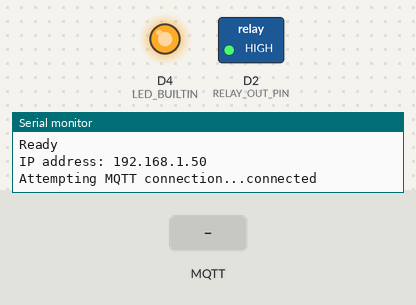
Recording of a sketch running on a simulated ESP8266 (NodeMCU). Shown: switched loads named in the sketch (green lamp = pin HIGH), output pins drawn as LEDs (lit = HIGH, except the on-board LED, lit = LOW), the last lines printed to the serial monitor. Dashed ring = blinking. The inputs (shaded band) are chosen by the test bench. WiFi joins after 1.5 s; servers stay silent unless stated; no MQTT or app messages arrive unless stated.

Above: at 1.6 s.
2.8 s: MQTT message "on" arrives on the first subscribed topic
At 3.22 s:
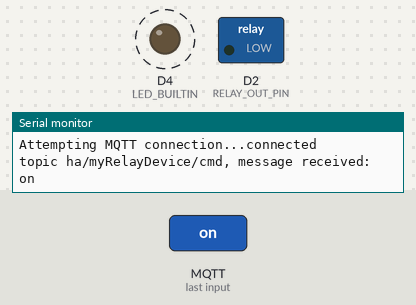
5.8 s: MQTT message "off" arrives on the first subscribed topic
At 6.8 s:
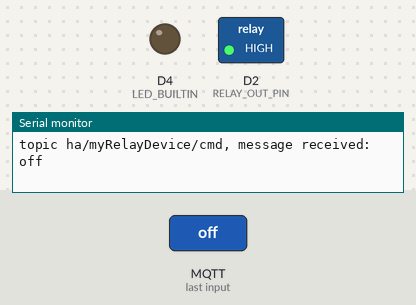
Timing chart, 0 to 15.6 s (numbered marks = the images above; inputs shaded):
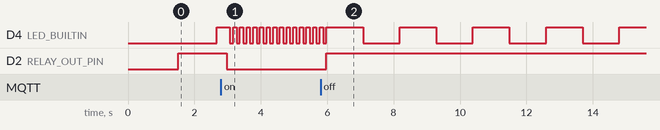

The sketch:

relay_ctrl.ino
```cpp
#include <ESP8266WiFi.h>
#include <PubSubClient.h>
#include <ArduinoOTA.h>

#include "config.h"

WiFiClient espClient;
PubSubClient client(espClient);

bool RelayON = false;

void setup_wifi() {
  delay(10);
  // We start by connecting to a WiFi network
  Serial.println();
  Serial.print("Connecting to ");
  Serial.println(SSID);
  WiFi.begin(SSID, PASSWORD);
  WiFi.mode(WIFI_STA);   // to disable the access point mode
  WiFi.hostname(RELAY_NAME);
  WiFi.setAutoReconnect(true);
  WiFi.persistent(true);

  while (WiFi.status() != WL_CONNECTED)
  {
    delay(500);
    Serial.print(".");
    //ESP.restart();
  }
  Serial.println("");
  Serial.println("WiFi connected");
  Serial.println("IP address: ");
  Serial.println(WiFi.localIP());
  // Port defaults to 8266
  // ArduinoOTA.setPort(8266);

  // Hostname defaults to esp8266-[ChipID]
  ArduinoOTA.setHostname(RELAY_NAME);

  // No authentication by default
  // ArduinoOTA.setPASSWORD("admin");

  // PASSWORD can be set with it's md5 value as well
  // MD5(admin) = 21232f297a57a5a743894a0e4a801fc3
  // ArduinoOTA.setPASSWORDHash("21232f297a57a5a743894a0e4a801fc3");

  ArduinoOTA.onStart([]() {
    String type;
    if (ArduinoOTA.getCommand() == U_FLASH) {
      type = "sketch";
    } else { // U_SPIFFS
      type = "filesystem";
    }

    // NOTE: if updating SPIFFS this would be the place to unmount SPIFFS using SPIFFS.end()
    Serial.println("Start updating " + type);
  });
  ArduinoOTA.onEnd([]() {
    Serial.println("\nEnd");
  });
  ArduinoOTA.onProgress([](unsigned int progress, unsigned int total) {
    Serial.printf("Progress: %u%%\r", (progress / (total / 100)));
  });
  ArduinoOTA.onError([](ota_error_t error) {
    Serial.printf("Error[%u]: ", error);
    if (error == OTA_AUTH_ERROR) {
      Serial.println("Auth Failed");
    } else if (error == OTA_BEGIN_ERROR) {
      Serial.println("Begin Failed");
    } else if (error == OTA_CONNECT_ERROR) {
      Serial.println("Connect Failed");
    } else if (error == OTA_RECEIVE_ERROR) {
      Serial.println("Receive Failed");
    } else if (error == OTA_END_ERROR) {
      Serial.println("End Failed");
    }
  });
  ArduinoOTA.begin();
  Serial.println("Ready");
  Serial.print("IP address: ");
  Serial.println(WiFi.localIP());
}

void reconnect() {
  char subscribe_topic[80];
  // Loop until we're reconnected
  while (!client.connected()) {
    Serial.print("Attempting MQTT connection...");
    // Attempt to connect
    if (client.connect(RELAY_NAME)) {
      Serial.println("connected");
      sprintf(subscribe_topic, "ha/%s/cmd",RELAY_NAME);
       client.subscribe(subscribe_topic);
    } else {
      Serial.print("failed, rc=");
      Serial.print(client.state());
      Serial.println(" try again in 5 seconds");
      // Wait 5 seconds before retrying
      delay(5000);
    }
  }
}

#define MAX_MSG_LEN 10
void mqtt_callback(char *topic, byte *payload, unsigned int length) {
  // copy payload to a static string
  static char message[MAX_MSG_LEN+1];
  if (length > MAX_MSG_LEN) {
    length = MAX_MSG_LEN;
  }
  strncpy(message, (char *)payload, length);
  message[length] = '\0';

  Serial.printf("topic %s, message received: %s\n", topic, message);

  // decode message
  if (strcmp(message, "off") == 0) {
    RelayON = false;
  } else if (strcmp(message, "on") == 0) {
    RelayON = true;
  }
}


void setup(void)
{
  // start serial port
  Serial.begin(115200);
  // built-in LED for reporting the stats of the controller.
  // solid on  -- cannot access WIFI or cannot connect to the MQTT server
  // slow blinking  -- off state
  // fast blinking  -- on state
  pinMode(LED_BUILTIN, OUTPUT);
  setup_wifi();
  client.setServer(MQTT_SERVER, 1883);
  client.setCallback(mqtt_callback);
  pinMode(RELAY_OUT_PIN, OUTPUT);
  digitalWrite(RELAY_OUT_PIN,!PIN_LOGIC_WHEN_ON);  // turn relay initially off.

}


void loop(void)
{
  static int hist_cnt = 0;
  static bool built_in_LED_on = false;

  ArduinoOTA.handle();

  digitalWrite(LED_BUILTIN,built_in_LED_on);
  hist_cnt++;
  if(RelayON)
  {
    // fast blinking (10 Hz) when relay is on
    built_in_LED_on = !built_in_LED_on;
    hist_cnt = 0;
  }
  else
  {
    // slow blinking (1Hz) when relay is off
    if(hist_cnt > 10)
    {
      hist_cnt = 0;
      built_in_LED_on = !built_in_LED_on;
    }
  }
  if (!client.connected())
    reconnect();

  client.loop();
  delay(100);

  if(RelayON)
    digitalWrite(RELAY_OUT_PIN,PIN_LOGIC_WHEN_ON);
  else
    digitalWrite(RELAY_OUT_PIN,!PIN_LOGIC_WHEN_ON);

}
```

config.h
```cpp
const char* RELAY_NAME = "myRelayDevice";
// Update these with values suitable for your network.
const char* SSID = "XXXXXXXX";
const char* PASSWORD = "XXXXXXXX";
const char* MQTT_SERVER = "NNN.NNN.NNN.NNN";
const int   RELAY_OUT_PIN   = D2;  //use D2 for relay control
const int   PIN_LOGIC_WHEN_ON = 0;
```

Measured:
- after the input at 2.8 s, D2 (RELAY_OUT_PIN): HIGH → LOW after 0.17 s
- after the input at 5.8 s, D2 (RELAY_OUT_PIN): LOW → HIGH after 0.18 s
- by itself, D4 (LED_BUILTIN): repeats every 2.2 s: HIGH 1.1 s, LOW 1.1 s
